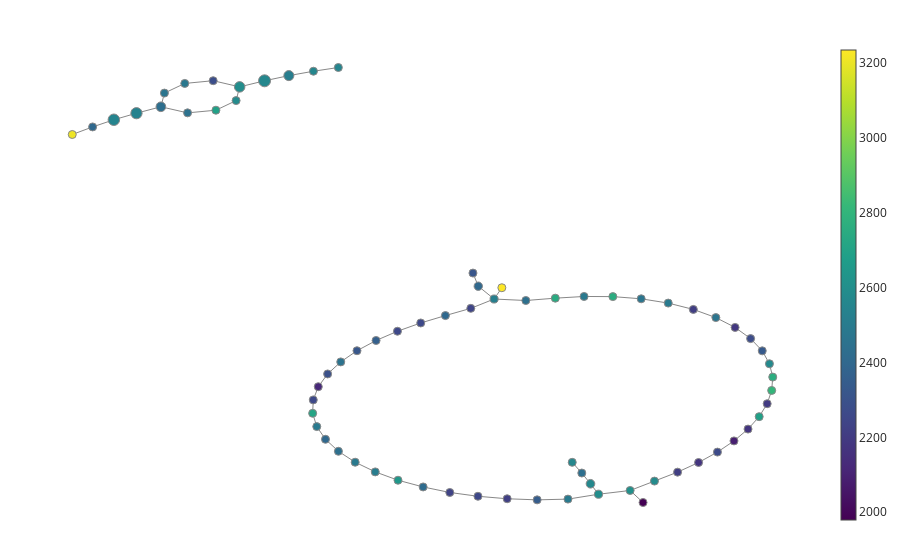

The notebook cell saved with this chart:
### Markdown cell above
We can also change the clustering algorithm. Here we use the `FirstSimpleGap` function. This uses the Vietoris-Rips construction, but automatically chooses $\epsilon$ to be the height of the first 'significant gap' in the hierarchical clustering dendrogram.

### Code cell
filter_func = Projection(columns=[1])
cover = OneDimensionalCover(n_intervals=30, overlap_frac=0.2)
clusterer = FirstSimpleGap()

pipe = make_mapper_pipeline(
    filter_func=filter_func,
    cover=cover,
    clusterer=clusterer,
    verbose=False,
    n_jobs=1,
)

fig = plot_static_mapper_graph(pipe, data)
fig.show(config={'scrollZoom': True})

### Figure 1 — Plotly figure (JSON) as saved in the notebook; plotly's stock layout.template omitted (floating-point values rounded to 4 significant figures; data arrays with more than 128 entries replaced by an {"elided": "..."} marker saying what was removed)
{"data": [{"hoverinfo": "none", "line": {"color": "#888", "width": 1}, "mode": "lines", "name": "edge_trace", "type": "scatter", "uid": "4ad20139-5727-46dc-bf65-3af2eb0b40b7", "x": {"elided": "213 float values"}, "y": {"elided": "213 float values"}}, {"hoverinfo": "text", "hovertext": ["Node ID: 0<br>Pullback set label: 7<br>Partial cluster label: 1<br>Node size: 52<br>Summary statistic: 2170.0", "Node ID: 1<br>Pullback set label: 8<br>Partial cluster label: 0<br>Node size: 46<br>Summary statistic: 2260.0", "Node ID: 2<br>Pullback set label: 15<br>Partial cluster label: 1<br>Node size: 140<br>Summary statistic: 2690.0", "Node ID: 3<br>Pullback set label: 16<br>Partial cluster label: 1<br>Node size: 125<br>Summary statistic: 2580.0", "Node ID: 4<br>Pullback set label: 17<br>Partial cluster label: 2<br>Node size: 330<br>Summary statistic: 2590.0", "Node ID: 5<br>Pullback set label: 21<br>Partial cluster label: 2<br>Node size: 48<br>Summary statistic: 2500.0", "Node ID: 6<br>Pullback set label: 22<br>Partial cluster label: 1<br>Node size: 39<br>Summary statistic: 2470.0", "Node ID: 7<br>Pullback set label: 27<br>Partial cluster label: 0<br>Node size: 193<br>Summary statistic: 2520.0", "Node ID: 8<br>Pullback set label: 18<br>Partial cluster label: 1<br>Node size: 35<br>Summary statistic: 2120.0", "Node ID: 9<br>Pullback set label: 13<br>Partial cluster label: 2<br>Node size: 41<br>Summary statistic: 2440.0", "Node ID: 10<br>Pullback set label: 5<br>Partial cluster label: 1<br>Node size: 58<br>Summary statistic: 2580.0", "Node ID: 11<br>Pullback set label: 12<br>Partial cluster label: 0<br>Node size: 34<br>Summary statistic: 2490.0", "Node ID: 12<br>Pullback set label: 24<br>Partial cluster label: 0<br>Node size: 55<br>Summary statistic: 2260.0", "Node ID: 13<br>Pullback set label: 24<br>Partial cluster label: 1<br>Node size: 63<br>Summary statistic: 2490.0", "Node ID: 14<br>Pullback set label: 25<br>Partial cluster label: 1<br>Node size: 66<br>Summary statistic: 2740.0", "Node ID: 15<br>Pullback set label: 26<br>Partial cluster label: 0<br>Node size: 82<br>Summary statistic: 2440.0", "Node ID: 16<br>Pullback set label: 20<br>Partial cluster label: 0<br>Node size: 58<br>Summary statistic: 2560.0", "Node ID: 17<br>Pullback set label: 15<br>Partial cluster label: 2<br>Node size: 130<br>Summary statistic: 2480.0", "Node ID: 18<br>Pullback set label: 16<br>Partial cluster label: 2<br>Node size: 134<br>Summary statistic: 2280.0", "Node ID: 19<br>Pullback set label: 18<br>Partial cluster label: 2<br>Node size: 427<br>Summary statistic: 2560.0", "Node ID: 20<br>Pullback set label: 2<br>Partial cluster label: 0<br>Node size: 221<br>Summary statistic: 2570.0", "Node ID: 21<br>Pullback set label: 3<br>Partial cluster label: 0<br>Node size: 196<br>Summary statistic: 2590.0", "Node ID: 22<br>Pullback set label: 20<br>Partial cluster label: 1<br>Node size: 41<br>Summary statistic: 2210.0", "Node ID: 23<br>Pullback set label: 19<br>Partial cluster label: 2<br>Node size: 299<br>Summary statistic: 2510.0", "Node ID: 24<br>Pullback set label: 18<br>Partial cluster label: 0<br>Node size: 36<br>Summary statistic: 2180.0", "Node ID: 25<br>Pullback set label: 28<br>Partial cluster label: 0<br>Node size: 208<br>Summary statistic: 2400.0", "Node ID: 26<br>Pullback set label: 29<br>Partial cluster label: 0<br>Node size: 60<br>Summary statistic: 2310.0", "Node ID: 27<br>Pullback set label: 12<br>Partial cluster label: 2<br>Node size: 375<br>Summary statistic: 2540.0", "Node ID: 28<br>Pullback set label: 13<br>Partial cluster label: 0<br>Node size: 277<br>Summary statistic: 2430.0", "Node ID: 29<br>Pullback set label: 1<br>Partial cluster label: 0<br>Node size: 110<br>Summary statistic: 2430.0", "Node ID: 30<br>Pullback set label: 25<br>Partial cluster label: 0<br>Node size: 58<br>Summary statistic: 2410.0", "Node ID: 31<br>Pullback set label: 26<br>Partial cluster label: 1<br>Node size: 73<br>Summary statistic: 2240.0", "Node ID: 32<br>Pullback set label: 14<br>Partial cluster label: 1<br>Node size: 139<br>Summary statistic: 2450.0", "Node ID: 33<br>Pullback set label: 4<br>Partial cluster label: 0<br>Node size: 61<br>Summary statistic: 2490.0", "Node ID: 34<br>Pullback set label: 16<br>Partial cluster label: 0<br>Node size: 34<br>Summary statistic: 2720.0", "Node ID: 35<br>Pullback set label: 17<br>Partial cluster label: 0<br>Node size: 46<br>Summary statistic: 2260.0", "Node ID: 36<br>Pullback set label: 14<br>Partial cluster label: 3<br>Node size: 135<br>Summary statistic: 2470.0", "Node ID: 37<br>Pullback set label: 11<br>Partial cluster label: 2<br>Node size: 392<br>Summary statistic: 2550.0", "Node ID: 38<br>Pullback set label: 14<br>Partial cluster label: 2<br>Node size: 34<br>Summary statistic: 2410.0", "Node ID: 39<br>Pullback set label: 20<br>Partial cluster label: 2<br>Node size: 38<br>Summary statistic: 2460.0", "Node ID: 40<br>Pullback set label: 4<br>Partial cluster label: 1<br>Node size: 62<br>Summary statistic: 2610.0", "Node ID: 41<br>Pullback set label: 10<br>Partial cluster label: 1<br>Node size: 43<br>Summary statistic: 2650.0", "Node ID: 42<br>Pullback set label: 10<br>Partial cluster label: 2<br>Node size: 135<br>Summary statistic: 2400.0", "Node ID: 43<br>Pullback set label: 15<br>Partial cluster label: 0<br>Node size: 37<br>Summary statistic: 2500.0", "Node ID: 44<br>Pullback set label: 5<br>Partial cluster label: 0<br>Node size: 61<br>Summary statistic: 2350.0", "Node ID: 45<br>Pullback set label: 6<br>Partial cluster label: 1<br>Node size: 50<br>Summary statistic: 2220.0", "Node ID: 46<br>Pullback set label: 22<br>Partial cluster label: 0<br>Node size: 39<br>Summary statistic: 2360.0", "Node ID: 47<br>Pullback set label: 23<br>Partial cluster label: 1<br>Node size: 49<br>Summary statistic: 2260.0", "Node ID: 48<br>Pullback set label: 23<br>Partial cluster label: 0<br>Node size: 39<br>Summary statistic: 2750.0", "Node ID: 49<br>Pullback set label: 9<br>Partial cluster label: 2<br>Node size: 44<br>Summary statistic: 2090.0", "Node ID: 50<br>Pullback set label: 12<br>Partial cluster label: 1<br>Node size: 41<br>Summary statistic: 2200.0", "Node ID: 51<br>Pullback set label: 6<br>Partial cluster label: 0<br>Node size: 44<br>Summary statistic: 2210.0", "Node ID: 52<br>Pullback set label: 13<br>Partial cluster label: 1<br>Node size: 41<br>Summary statistic: 2800.0", "Node ID: 53<br>Pullback set label: 10<br>Partial cluster label: 0<br>Node size: 39<br>Summary statistic: 2170.0", "Node ID: 54<br>Pullback set label: 11<br>Partial cluster label: 0<br>Node size: 39<br>Summary statistic: 2690.0", "Node ID: 55<br>Pullback set label: 19<br>Partial cluster label: 0<br>Node size: 36<br>Summary statistic: 2470.0", "Node ID: 56<br>Pullback set label: 8<br>Partial cluster label: 1<br>Node size: 46<br>Summary statistic: 2240.0", "Node ID: 57<br>Pullback set label: 9<br>Partial cluster label: 1<br>Node size: 42<br>Summary statistic: 2420.0", "Node ID: 58<br>Pullback set label: 21<br>Partial cluster label: 1<br>Node size: 49<br>Summary statistic: 2320.0", "Node ID: 59<br>Pullback set label: 11<br>Partial cluster label: 1<br>Node size: 39<br>Summary statistic: 2510.0", "Node ID: 60<br>Pullback set label: 7<br>Partial cluster label: 0<br>Node size: 50<br>Summary statistic: 2250.0", "Node ID: 61<br>Pullback set label: 0<br>Partial cluster label: 0<br>Node size: 16<br>Summary statistic: 2560.0", "Node ID: 62<br>Pullback set label: 19<br>Partial cluster label: 1<br>Node size: 46<br>Summary statistic: 2290.0", "Node ID: 63<br>Pullback set label: 14<br>Partial cluster label: 0<br>Node size: 32<br>Summary statistic: 2760.0", "Node ID: 64<br>Pullback set label: 16<br>Partial cluster label: 3<br>Node size: 40<br>Summary statistic: 2330.0", "Node ID: 65<br>Pullback set label: 17<br>Partial cluster label: 1<br>Node size: 33<br>Summary statistic: 2270.0", "Node ID: 66<br>Pullback set label: 15<br>Partial cluster label: 3<br>Node size: 39<br>Summary statistic: 2580.0", "Node ID: 67<br>Pullback set label: 9<br>Partial cluster label: 0<br>Node size: 10<br>Summary statistic: 3210.0", "Node ID: 68<br>Pullback set label: 21<br>Partial cluster label: 0<br>Node size: 3<br>Summary statistic: 2550.0", "Node ID: 69<br>Pullback set label: 3<br>Partial cluster label: 1<br>Node size: 2<br>Summary statistic: 1980.0", "Node ID: 70<br>Pullback set label: 26<br>Partial cluster label: 2<br>Node size: 1<br>Summary statistic: 3240.0"], "marker": {"color": [2174, 2264.0, 2692.0, 2582.0, 2591.0, 2497.0, 2469.0, 2521.0, 2124.0, 2441.0, 2581.0, 2494, 2260.0, 2492.0, 2743.0, 2443.0, 2557.0, 2484.0, 2279.0, 2563.0, 2566.0, 2591.0, 2212.0, 2514.0, 2184.0, 2401.0, 2315.0, 2536.0, 2434.0, 2434.0, 2406.0, 2240.0, 2453.0, 2493.0, 2716.0, 2256.0, 2468.0, 2549.0, 2405.0, 2456.0, 2608.0, 2647.0, 2404.0, 2496.0, 2347.0, 2220.0, 2361.0, 2255.0, 2752.0, 2088.0, 2200.0, 2213.0, 2805.0, 2174.0, 2690.0, 2467.0, 2235.0, 2419.0, 2323.0, 2510.0, 2253.0, 2562.0, 2295.0, 2759.0, 2334.0, 2274.0, 2577.0, 3206, 2550.0, 1979, 3235], "colorbar": {"thickness": 15, "title": {"side": "right", "text": ""}, "xanchor": "left"}, "colorscale": [[0, "#440154"], [0.1111, "#482878"], [0.2222, "#3e4989"], [0.3333, "#31688e"], [0.4444, "#26828e"], [0.5556, "#1f9e89"], [0.6667, "#35b779"], [0.7778, "#6ece58"], [0.8889, "#b5de2b"], [1, "#fde725"]], "line": {"color": "#888", "width": 1}, "opacity": 1, "reversescale": false, "showscale": true, "size": [52, 46, 140, 125, 330, 48, 39, 193, 35, 41, 58, 34, 55, 63, 66, 82, 58, 130, 134, 427, 221, 196, 41, 299, 36, 208, 60, 375, 277, 110, 58, 73, 139, 61, 34, 46, 135, 392, 34, 38, 62, 43, 135, 37, 61, 50, 39, 49, 39, 44, 41, 44, 41, 39, 39, 36, 46, 42, 49, 39, 50, 16, 46, 32, 40, 33, 39, 10, 3, 2, 1], "sizemin": 4, "sizemode": "area", "sizeref": 5.931}, "mode": "markers", "name": "node_trace", "type": "scatter", "uid": "952c1654-5f44-4192-9c4c-efdb54dd5101", "x": [2.356, 2.568, -3.064, -2.838, -2.798, 2.015, 1.711, 0.05963, -1.915, -1.689, 1.861, -1.501, -0.7642, 1.07, 0.7472, 0.4161, -1.969, -3.414, -3.095, -2.518, 1.142, 1.232, 2.297, -2.245, 2.766, -0.118, -0.1777, -3.957, -3.682, 1.045, -0.487, -0.2021, -3.383, 0.8889, -1.978, -1.971, -3.643, -4.211, -1.834, -1.662, 1.587, -1.02, -4.449, -1.932, 0.543, 0.2064, -1.266, -1.026, 1.393, 2.754, 3.126, 2.12, 3.177, 2.911, 3.037, 2.55, -0.4379, -0.7373, -1.48, -1.275, -0.1215, 0.9369, -1.81, 3.189, 3.071, 2.94, 3.152, -4.678, -1.69, 1.732, 0.1467], "y": [-3.137, -2.887, 5.353, 5.585, 5.915, 0.7042, 0.8076, 0.8023, -1.31, -2.867, -3.585, -3.131, 0.2255, 0.8635, 0.8231, 0.7665, 6.292, 5.998, 6.064, 6.061, -3.65, -3.902, 0.5519, 6.187, 0.1176, 1.111, 1.428, 5.281, 5.435, -3.391, 0.4036, 0.5776, 5.289, -4.02, -1.952, -1.628, 5.766, 5.123, -2.579, -0.7128, -3.812, -3.565, 4.95, -2.272, -4.038, -4.011, -0.1972, 0.02586, 0.8605, -2.617, -1.721, -3.37, -1.401, -2.332, -2.032, 0.3548, -3.86, -3.727, -0.444, -3.364, -3.952, -3.133, -1.003, -1.079, -0.4468, -0.152, -0.758, 4.767, 6.382, -4.102, 1.074]}], "layout": {"autosize": false, "hovermode": "closest", "margin": {"b": 20, "l": 5, "r": 5, "t": 40}, "showlegend": false, "title": {"text": ""}, "xaxis": {"showgrid": false, "showline": false, "showticklabels": false, "ticks": "", "title": {"text": ""}, "zeroline": false}, "yaxis": {"showgrid": false, "showline": false, "showticklabels": false, "ticks": "", "title": {"text": ""}, "zeroline": false}}}
